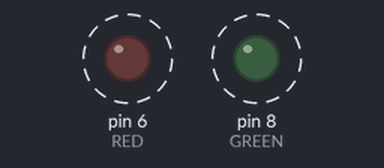
The sketch below on a simulated Arduino Uno, built with avr-gcc and run on an emulated ATmega328P. Parts: output pins drawn as LEDs (lit = HIGH). Dashed ring = blinking. What the sketch prints to the serial monitor is not drawn.

Above: at 0.12 s.
Timing chart, 0 to 3.0 s (numbered marks = the images above):
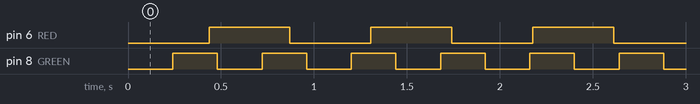

The sketch:

_1InteractSWTimers.ino
```cpp
#include <Arduino_FreeRTOS.h>
#include <timers.h>

#define RED     6
#define YELLOW  7
#define GREEN   8


#define RED_TIMER_PERIOD          (pdMS_TO_TICKS(440))
#define GREEN_TIMER_PERIOD        (pdMS_TO_TICKS(240))

TimerHandle_t xGreenTimer, xRedTimer;

uint32_t GreenExecutionCount, RedExecutionCount;


void setup(){
  Serial.begin(9600);
  pinMode(RED, OUTPUT);
  pinMode(GREEN, OUTPUT);

  BaseType_t xGreenTimerStarted, xRedTimerStarted;

  xGreenTimer = xTimerCreate("Green Timer",
                              GREEN_TIMER_PERIOD,
                              pdTRUE,
                              0,  //timerID
                              prvTimerCallback
                              );

  xRedTimer = xTimerCreate("Red Timer",
                            RED_TIMER_PERIOD,
                            pdTRUE,
                            0,  //timerID
                            prvTimerCallback
                            );

  if( (xGreenTimer != NULL) && (xRedTimer != NULL) ){

    xGreenTimerStarted = xTimerStart(xGreenTimer, 0);
    xRedTimerStarted = xTimerStart(xRedTimer, 0);

    while( (xGreenTimerStarted != pdPASS) && (xRedTimerStarted != pdPASS) ){
      //do nothing
    }
  }

}


void prvTimerCallback(TimerHandle_t xTimer){
  static TickType_t xTimeNow;
  xTimeNow = xTaskGetTickCount();

  if(xTimer == xGreenTimer){
    GreenExecutionCount++;
    Serial.print("Green Timer execution : ");
    Serial.println(xTimeNow);
    digitalWrite(GREEN, digitalRead(GREEN)^1);
    if(GreenExecutionCount == 30){
      xTimerStop(xGreenTimer, 0);
    }

  }else{

    RedExecutionCount++;
    Serial.print("Red Timer execution : ");
    Serial.println(xTimeNow);
    digitalWrite(RED, digitalRead(RED)^1);
  }

}

void loop(){


}
```

Measured:
- by itself, pin 6 (RED): alternates HIGH for 0.43 s and LOW for 0.43 s
- by itself, pin 8 (GREEN): alternates HIGH for 0.24 s and LOW for 0.24 s, 30 changes in all, then stays LOW
